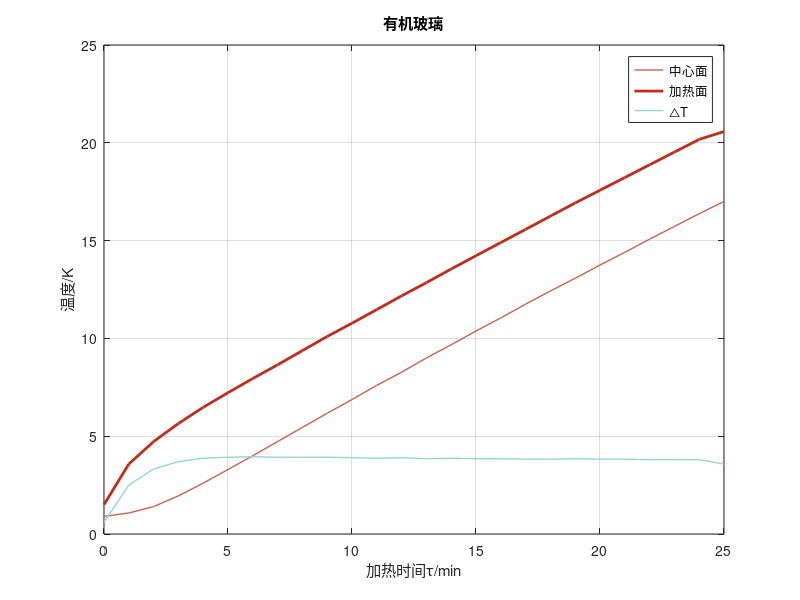

The MATLAB script that drew this image:
clear; clc; close all;
time = 0:25;
%中心面热电势
S_center = [36, 43, 56, 78, 104, 132, 160, 189, 218, 247, 275, 304, 331, 360, 387, 415, 442, 470, 497, 523, 550, 576, 603, 629, 655, 680];
T_center = S_center ./ 40;
%加热面热电势
S_heat = [60, 143, 189, 226, 259, 289, 318, 346, 375, 404, 431, 459, 487, 514, 542, 569, 596, 623, 650, 677, 703, 729, 755, 781, 807, 823];
T_heat = S_heat ./ 40;
%△T
T_delta = T_heat - T_center;
%画图
plot(time, T_center, 'Color', [202/255, 97/255, 77/255], 'Linestyle', '-', 'LineWidth', 1);
hold on;
plot(time, T_heat, 'Color', [196/255, 42/255, 28/255], 'Linestyle', '-', 'LineWidth', 2);
plot(time, T_delta, 'Color', [149/255, 214/255, 208/255], 'Linestyle', '-', 'LineWidth', 1);
hold off;
%表头样品：有机玻璃/橡胶
title('有机玻璃');
xlabel('加热时间τ/min');
ylabel('温度/K');
legend('中心面', '加热面', '△T');
grid on;
